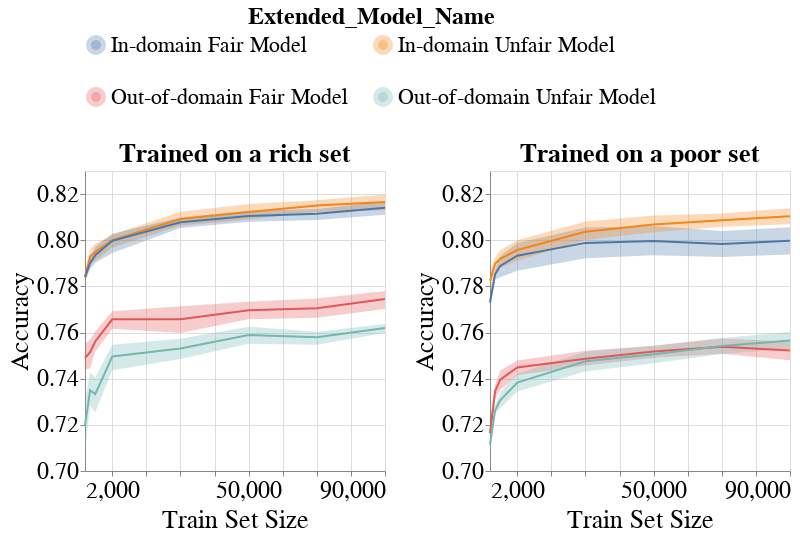

This figure's notebook cell:
### Markdown cell above
### Group Metrics

### Code cell
create_group_metric_line_bands_per_dataset_plot(metrics_per_exp_dct=metrics_per_exp_dct,
                                                experiment_names=EXPERIMENT_NAMES,
                                                model_name=MODEL_NAMES[0],
                                                metric_type='subgroup',
                                                metric_name='Accuracy',
                                                group_name='overall',
                                                ylim=[0.7, 0.83],
                                                with_band=True)

### Figure 1 — Vega-Lite specification as saved in the notebook (floating-point values rounded to 4 significant figures; data arrays with more than 128 entries replaced by an {"elided": "..."} marker saying what was removed)
{"config": {"view": {"continuousWidth": 400, "continuousHeight": 300}, "axis": {"labelFontSize": 24, "labelFontWeight": "normal", "titleFontSize": 26, "titleFontWeight": "normal"}, "legend": {"columns": 2, "direction": "horizontal", "labelFontSize": 22, "labelLimit": 400, "orient": "top", "symbolStrokeWidth": 10, "titleAnchor": "middle", "titleFontSize": 24, "titleLimit": 300}, "title": {"fontSize": 22}}, "vconcat": [{"hconcat": [{"layer": [{"mark": {"type": "errorband", "extent": "ci"}, "encoding": {"color": {"field": "Extended_Model_Name", "type": "nominal"}, "x": {"axis": {"labelExpr": "datum.value == 10000 ? '2,000' : datum.label"}, "field": "Train_Set_Size", "scale": {"nice": false}, "title": "Train Set Size", "type": "quantitative"}, "y": {"field": "Metric_Value", "scale": {"domain": [0.7, 0.83], "zero": false}, "title": "Accuracy", "type": "quantitative"}}}, {"mark": "line", "encoding": {"color": {"field": "Extended_Model_Name", "type": "nominal"}, "x": {"axis": {"labelExpr": "datum.value == 10000 ? '2,000' : datum.label"}, "field": "Train_Set_Size", "scale": {"nice": false}, "title": "Train Set Size", "type": "quantitative"}, "y": {"aggregate": "mean", "field": "Metric_Value", "scale": {"domain": [0.7, 0.83], "zero": false}, "title": "Accuracy", "type": "quantitative"}}}], "height": 300, "title": {"text": "Trained on a rich set", "fontSize": 26}, "width": 300}, {"layer": [{"mark": {"type": "errorband", "extent": "ci"}, "encoding": {"color": {"field": "Extended_Model_Name", "type": "nominal"}, "x": {"axis": {"labelExpr": "datum.value == 10000 ? '2,000' : datum.label"}, "field": "Train_Set_Size", "scale": {"nice": false}, "title": "Train Set Size", "type": "quantitative"}, "y": {"field": "Metric_Value", "scale": {"domain": [0.7, 0.83], "zero": false}, "title": "Accuracy", "type": "quantitative"}}}, {"mark": "line", "encoding": {"color": {"field": "Extended_Model_Name", "type": "nominal"}, "x": {"axis": {"labelExpr": "datum.value == 10000 ? '2,000' : datum.label"}, "field": "Train_Set_Size", "scale": {"nice": false}, "title": "Train Set Size", "type": "quantitative"}, "y": {"aggregate": "mean", "field": "Metric_Value", "scale": {"domain": [0.7, 0.83], "zero": false}, "title": "Accuracy", "type": "quantitative"}}}], "data": {"name": "data-b8283b3c5c3307ca6fb42636d3cb508c"}, "height": 300, "title": {"text": "Trained on a poor set", "fontSize": 26}, "width": 300}]}], "data": {"name": "data-34e268bef3d01f0243643901564ac07d"}, "$schema": "https://vega.github.io/schema/vega-lite/v4.17.0.json", "datasets": {"data-34e268bef3d01f0243643901564ac07d": {"elided": "192 records"}, "data-b8283b3c5c3307ca6fb42636d3cb508c": {"elided": "192 records"}}}
